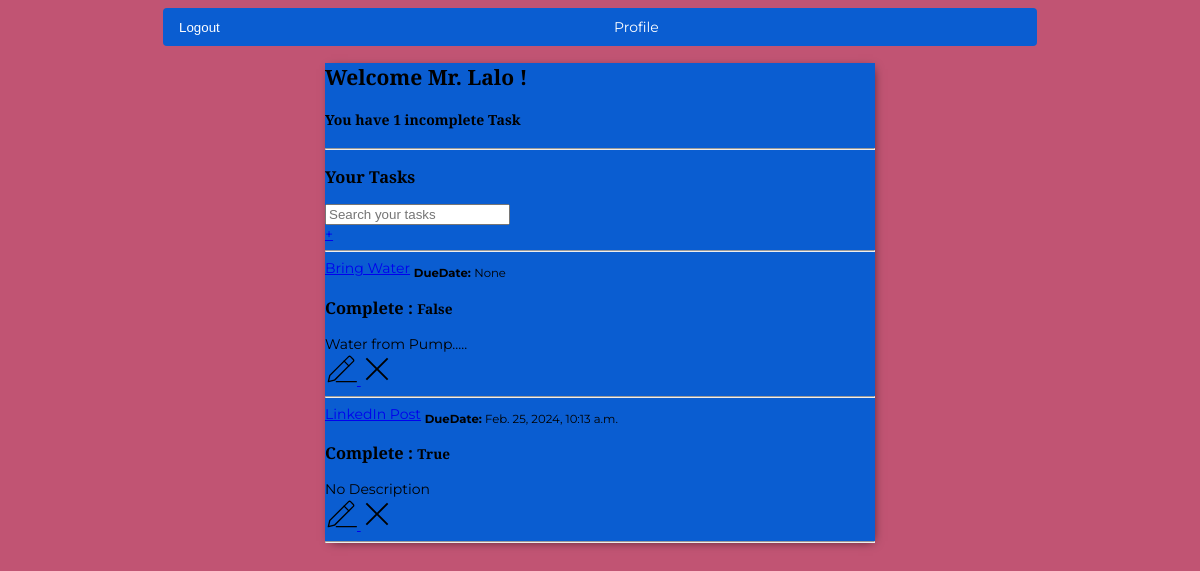
/ (signed in), run on an earlier commit of the app's database.
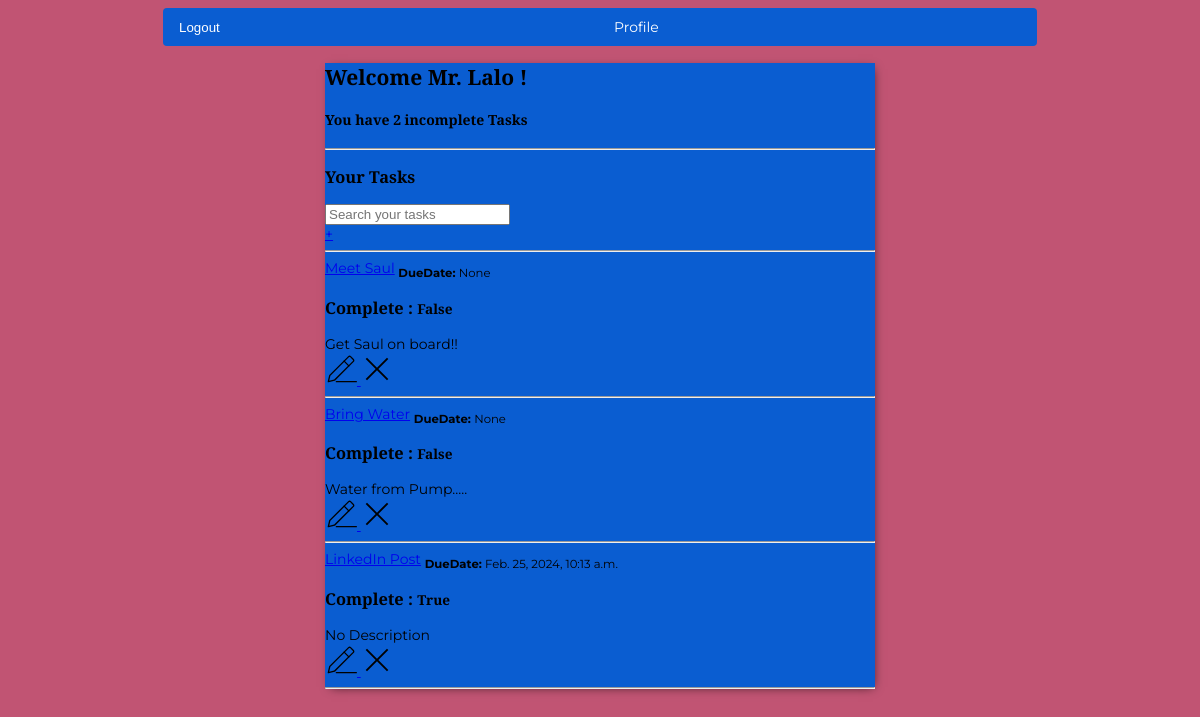
And on a later commit of the database.
### base/models.py (models this page shows, shortened)
class Task(models.Model):
    title  = models.CharField(max_length=150)
    user = models.ForeignKey(User, on_delete=models.CASCADE, null=True, blank=True)
    description = models.TextField(max_length = 250,blank = True, null = True) # the blank and null will allow the description to be optional (not required
    dueDate = models.DateTimeField(null = True, blank = True) # this will be the date and time when the task is due
    created = models.DateTimeField(auto_now_add = True)# the auto_now_add will automatically add the date and time when the task is created
    complete = models.BooleanField(default = False) # setting the default of this to false because when we first create a task it is not completed
    REQUIRED_FIELDS = [title,complete]
    class Meta:
        ordering = ['complete', '-created'] # created will set the order of the tasks to be in the order of the date and time they were created in ascending order

### base/views.py (the view)
# urls.py: path('',TaskList.as_view(),name = 'tasksHome'),
class TaskList(LoginRequiredMixin,ListView):
    model = Task
    template_name = 'base/tasksHome.html'
    context_object_name = 'tasks'   # This is used to specify the name of the object that we want to use in the template. In this case, we are using tasks as the object name
    def get_context_data(self, **kwargs):
        context = super().get_context_data(**kwargs)
        context['tasks'] = context['tasks'].filter(user=self.request.user) # this allows us to filter the tasks based on the user that is logged in. This will only show the tasks that are created by the user that is logged in
        context['count'] = context['tasks'].filter(complete = False).count() # this will count the number of tasks that are not completed
        search_input = self.request.GET.get('q') or ''
        if search_input:
            context['tasks'] = context['tasks'].filter(title__icontains = search_input)
        context['search_input'] = search_input
        return context

### base/templates/base/tasksHome.html (shortened to what this page needs)
{% extends "main.html" %}
{% block content %}
<div class = "MainPage">
    <div class = "HeaderBar">
    {% if request.user.is_authenticated %}
        <h2> Welcome Mr. {{ request.user|title}} !</h2>
        <h4> You have {{count}} incomplete Task{{count|pluralize:"s"}}</h4>
        <hr>
    {% endif%}
    </div>
<h3>Your Tasks</h3>
 <div id="search-add-wrapper">
    <form method="GET" style="display: flex;">
        <input name='q' placeholder="Search your tasks" value="{{search_input}}" type =  "text">
    </form>
    {% if tasks|length > 1 %}
    <a id="add-link" href="{% url 'create-task' %}">&#x2b;</a>
    {% endif %}
</div>
 <hr>
  <div id="tasklist" class="task-items-wrapper">
    {% if tasks is None%}
            <div style="text-align: center; padding-bottom: 10px; line-height: 1em;">
                <h3>No items to see.....</h3>
                <h3>Create a <a style="text-decoration: none; color: #e53935;" href="{% url 'create-task' %}      ">New task</a> ! </h3>
            </div>
    {% else %}
      {% for task in tasks %}
           <a href = "{% url 'task' task.id%}" >   {{ task.title}}</a>
                  <sub><strong>DueDate: </strong>{{ task.dueDate}} </sub>
                  <h3>Complete : <SMALL> {{task.complete}}</SMALL> </h3>
           {% if task.description == '' %}
                  <span> No Description</span>
           {% else%}
               <span>  {{ task.description}} </span>
           {% endif%}
           {% if task.user == request.user  %}
           <div class="room__topRight">
             <a href="{% url 'edit-task' task.id %}">
             </a>
             <a href="{% url 'delete-task' task.id %}">
            <svg version="1.1" xmlns="http://www.w3.org/2000/svg" width="32" height="32" viewBox="0 0 32 32">
              <title>Delete</title>
              <path
                d="M27.314 6.019l-1.333-1.333-9.98 9.981-9.981-9.981-1.333 1.333 9.981 9.981-9.981 9.98 1.333 1.333 9.981-9.98 9.98 9.98 1.333-1.333-9.98-9.98 9.98-9.981z">
              </path>
            </svg>
             </a>
           </div>
           {% endif %}
           <hr>
      {% endfor%}
    {% endif%}
  </div>
</div>
{% endblock content%}

### Templates/main.html (shortened to what this page needs)
<!DOCTYPE html>
{% load static %}
<html lang="en">
<head>
    <link rel='stylesheet' type='text/css' media= 'screen' href="{% static 'styles/one.css' %}">
</head>
<body>
{% include "navBar.html" %}
{% block content %}
{% endblock %}
</body>
</html>

### Templates/navBar.html (shortened to what this page needs)
  <nav id = "nav">
    {% if request.user.is_authenticated %}
      <div class = "navBar__Left" id  = "Logout">
        <form action="{% url 'UserLogout' %}" method="post">
            <button type="submit">Logout</button>
        </form>
      </div>
      <div class = "navBar__right">
        <a href = "">Profile</a>
      </div>
        {% else %}
        <a href = "{% url 'UserLogin' %}" > Login </a>
        <p> You are Logged Out! </p>
        {% endif %}
  </nav>

### static/styles/one.css (style rules this page uses)
body { font-family: "Montserrat", sans-serif; font-optical-sizing: auto; font-size: 14px; background-color: #c15473; font-optical-sizing: auto; font-weight: weight; font-style: normal; }
h1, h2, h3, h4, h5, h6 { font-family: "Playfair Display", serif; font-optical-sizing: auto; font-style: normal; }
.MainPage { max-width: 550px; margin: auto; background-color: #0a5dd1; box-shadow: 2px 2px 10px -4px rgba(0, 0, 0, 0.75); -webkit-box-shadow: 2px 2px 10px -4px rgba(0,0,0,0.75); }
#nav { background-color: #0a5dd1; color: #fff; padding: 10px; display: flex; justify-content: space-between; margin: 0px 155px; border-radius: 4px; }
#Logout, #Login { display: flex; align-items: center; }
#Logout form { margin: 0; }
#Logout button { background: none; border: none; color: inherit; cursor: pointer; margin-right: 20px; }
.navBar__right a { color: #fff; text-decoration: none; }

What changed in the data, as far as the page shows it:
added Task: title "Meet Saul", dueDate "None", complete "False", description "Get Saul on board!!"
Also different on the page:
{{ count }}: "1" → "2"
